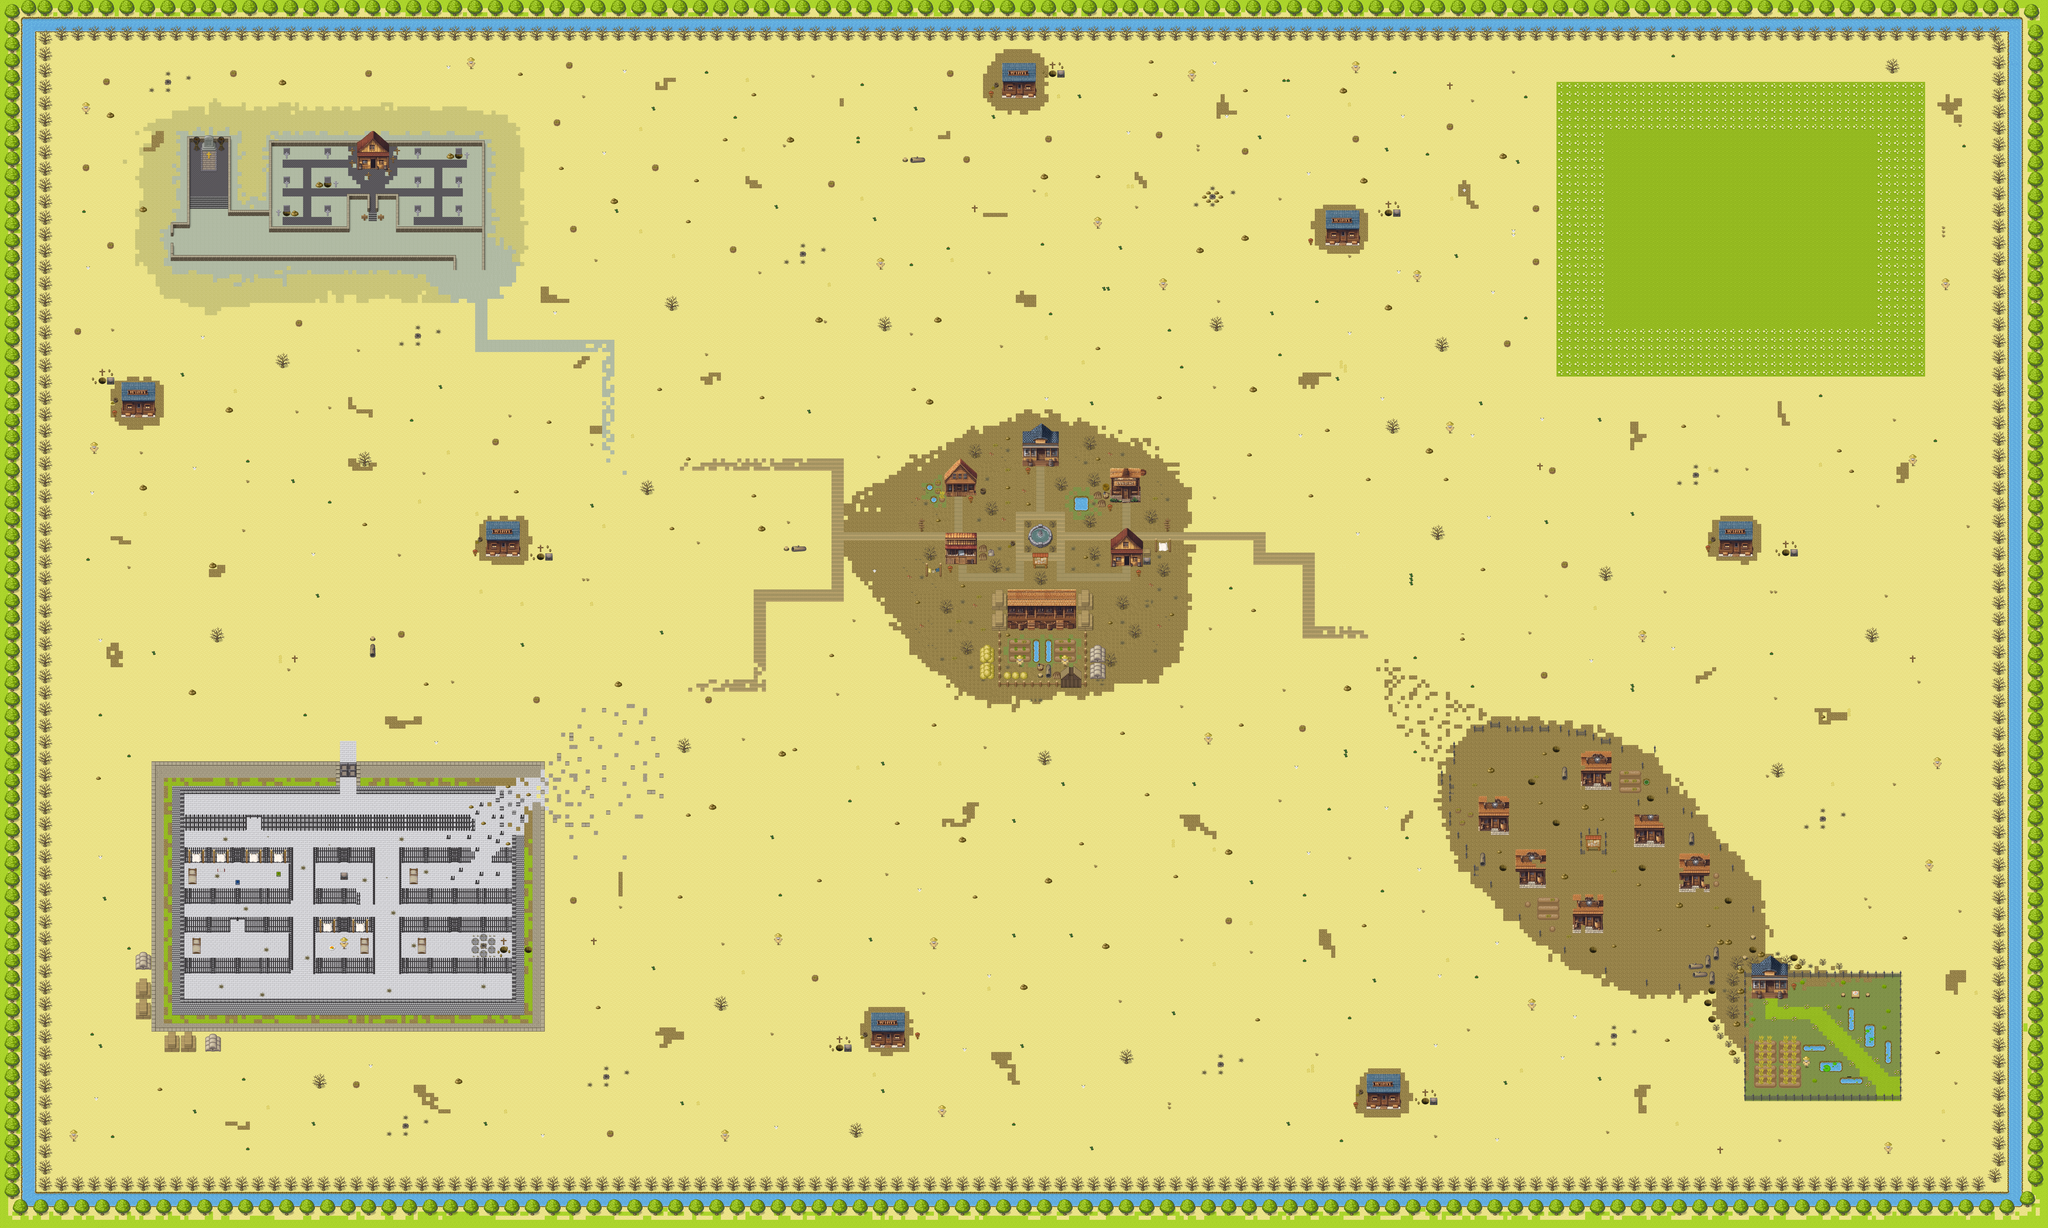

A 2D game scene composited from a Tiled map and its tileset images. What follows is a short description and the map's XML, with each tile layer's data collapsed to a summary:
An orthogonal 500x300 tile map with 16x16 px tiles, 4 tile layers (Level 1, Level 2, Level 3, Level 4), 6 tilesets and 505 objects (505x Collisions).

<map version="1.10" tiledversion="1.11.0" orientation="orthogonal" renderorder="right-down" width="500" height="300" tilewidth="16" tileheight="16" infinite="0" nextlayerid="18" nextobjectid="655">
 <tileset firstgid="1" source="base_element_map.tsx" />
 <tileset firstgid="4001" source="maison2.tsx" />
 <tileset firstgid="4962" source="maison.tsx" />
 <tileset firstgid="5923" source="water_bordure.tsx" />
 <tileset firstgid="18211" source="sol_for_ville.tsx" />
 <tileset firstgid="20323" source="for_desert.tsx" />
 <layer id="10" name="Level 1" width="500" height="300">
  <data>[150000 cells, 149999 non-empty, 62 distinct tile ids]</data>
 </layer>
 <layer id="11" name="Level 2" width="500" height="300">
  <data>[150000 cells, 20931 non-empty, 1436 distinct tile ids]</data>
 </layer>
 <layer id="13" name="Level 3" width="500" height="300">
  <data>[150000 cells, 10156 non-empty, 241 distinct tile ids]</data>
 </layer>
 <layer id="14" name="Level 4" width="500" height="300">
  <data>[150000 cells, 230 non-empty, 162 distinct tile ids]</data>
 </layer>
 <objectgroup id="17" name="Collisions">
  <object id="28" name="Collisions" x="4114" y="1859" width="60.5" height="60.5" />
  <object id="29" name="Collisions" x="4241.5" y="1845.5" width="61.5" height="60" />
  <object id="30" name="Collisions" x="4304" y="1888.5" width="46.5" height="110.5" />
  <object id="32" name="Collisions" x="4271.5" y="1905.5" width="34" height="46" />
  <object id="33" name="Collisions" x="4288" y="1951.5" width="47" height="32" />
  <object id="34" name="Collisions" x="4228" y="2002.5" width="57.5" height="62.5" />
  <object id="36" name="Collisions" x="4336.5" y="1869" width="121" height="92" />
  <object id="38" name="Collisions" x="4465" y="1990" width="61" height="58.5" />
  <object id="39" name="Collisions" x="4543" y="2025.5" width="36" height="54" />
  <object id="41" name="Collisions" x="4339" y="2147" width="157" height="67.5" />
  <object id="43" name="Collisions" x="4508" y="2119.5" width="71.5" height="41" />
  <object id="44" name="Collisions" x="4520.5" y="2196.5" width="51.5" height="57.5" />
  <object id="45" name="Collisions" x="4033.5" y="2187" width="58.5" height="28" />
  <object id="46" name="Collisions" x="4000" y="2032" width="32" height="30" />
  <object id="47" name="Collisions" x="4096" y="2032" width="32" height="29.5" />
  <object id="48" name="Collisions" x="4002.5" y="2126.5" width="31.5" height="32" />
  <object id="49" name="Collisions" x="4096.5" y="2128" width="31.5" height="31" />
  <object id="51" name="Collisions" x="4015.5" y="2060.5" width="100" height="67" />
  <object id="52" name="Collisions" x="4031" y="2047" width="72" height="97.5" />
  <object id="58" name="Collisions" x="3994" y="1730" width="142" height="92.5" />
  <object id="60" name="Collisions" x="3686.5" y="1875" width="127.5" height="66" />
  <object id="61" name="Collisions" x="3831.5" y="1913" />
  <object id="62" name="Collisions" x="3845" y="1914" />
  <object id="63" name="Collisions" x="3834" y="1927" />
  <object id="64" name="Collisions" x="3845.5" y="1927.5" />
  <object id="65" name="Collisions" x="3788.5" y="1947.5" />
  <object id="66" name="Collisions" x="3797.5" y="1948" />
  <object id="67" name="Collisions" x="3788.5" y="1956" />
  <object id="68" name="Collisions" x="3796.5" y="1958.5" />
  <object id="82" name="Collisions" x="3780" y="1728.5" width="57" height="62.5" />
  <object id="83" name="Collisions" x="3846.5" y="1955.5" width="55.5" height="59.5" />
  <object id="84" name="Collisions" x="3586" y="2025.5" width="26.5" height="52.5" />
  <object id="85" name="Collisions" x="3664" y="2034" />
  <object id="89" name="Collisions" x="3817.5" y="2128" width="70" height="64" />
  <object id="91" name="Collisions" x="3857" y="2175" width="60.5" height="65" />
  <object id="92" name="Collisions" x="3601" y="2130.5" width="60.5" height="60.5" />
  <object id="95" name="Collisions" x="3694" y="2208.5" width="33.5" height="30" />
  <object id="97" name="Collisions" x="3604.5" y="2214" width="83" height="42" />
  <object id="98" name="Collisions" x="3585.5" y="2354.5" />
  <object id="100" name="Collisions" x="3666.5" y="2341.5" width="58.5" height="58" />
  <object id="103" name="Collisions" x="3703.5" y="2229.5" />
  <object id="110" name="Collisions" x="3746.5" y="2497.5" width="60" height="63.5" />
  <object id="111" name="Collisions" x="3822.5" y="2519.5" width="66.5" height="139.5" />
  <object id="112" name="Collisions" x="3872" y="2303" width="405.5" height="161" />
  <object id="114" name="Collisions" x="3884" y="2464" width="369.333" height="225.333" />
  <object id="115" name="Collisions" x="4255.33" y="2516.67" width="70.6667" height="141.333" />
  <object id="116" name="Collisions" x="4325.33" y="2542.67" width="43.3333" height="70" />
  <object id="117" name="Collisions" x="4337.33" y="2434.67" />
  <object id="118" name="Collisions" x="4574.67" y="2400.67" />
  <object id="119" name="Collisions" x="4403.33" y="2434" width="60" height="63.3333" />
  <object id="120" name="Collisions" x="4356.67" y="2323.33" width="61.3333" height="64.6667" />
  <object id="121" name="Collisions" x="4035.33" y="2231.33" width="58" height="55.3333" />
  <object id="122" name="Collisions" x="4338" y="2129.33" width="128.667" height="17.3333" />
  <object id="123" name="Collisions" x="4288.67" y="1794" />
  <object id="124" name="Collisions" x="3935.33" y="1713.33" />
  <object id="125" name="Collisions" x="3935.33" y="1713.33" />
  <object id="126" name="Collisions" x="4228.67" y="1696.67" width="56.6667" height="64" />
  <object id="127" name="Collisions" x="4348.67" y="1946" width="108" height="21.3333" />
  <object id="128" name="Collisions" x="4240.67" y="2176" />
  <object id="129" name="Collisions" x="4242" y="2127.33" width="58.6667" height="66" />
  <object id="131" name="Collisions" x="3994" y="1711.33" width="142.667" height="19.3333" />
  <object id="133" name="Collisions" x="4192" y="1935.5" width="62" height="65.5" />
  <object id="136" name="Collisions" x="732" y="533.333" width="166.667" height="20.6667" />
  <object id="137" name="Collisions" x="732.5" y="553.5" width="166.5" height="32" />
  <object id="138" name="Collisions" x="892" y="585.5" width="8" height="255.5" />
  </objectgroup>
</map>
<!-- 440 of 505 objects omitted -->
